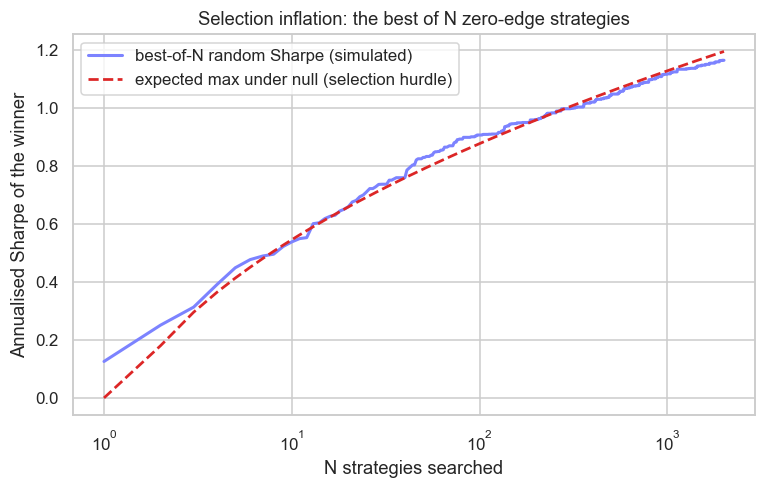

Source code (Python):
# Best-of-N backtest Sharpe inflates with N - and tracks the expected max under the null.
import os
from datetime import datetime
from pathlib import Path

import matplotlib

matplotlib.use("Agg")
import matplotlib.pyplot as plt
import numpy as np
import seaborn as sns
from openalgo import api
from scipy.stats import norm

client = api(
    api_key=os.getenv("OPENALGO_API_KEY", "your_api_key_here"),
    host=os.getenv("OPENALGO_HOST", "http://127.0.0.1:5000"),
)

end = datetime.now().strftime("%Y-%m-%d")
r = client.history(symbol="NIFTY", exchange="NSE_INDEX", interval="D",
                   start_date="2018-01-01", end_date=end)["close"].pct_change().dropna().values

rng = np.random.default_rng(11)
days, M, reps = len(r), 2000, 40
ann = np.sqrt(252.0)

# Empirical best-of-k: average the running max of k random (zero-edge) Sharpes over many reps.
best_curves = np.empty((reps, M))
for j in range(reps):
    sig = rng.integers(0, 2, size=(M, days)) * 2 - 1     # M random +/-1 strategies
    pnl = sig * r
    sharpe = pnl.mean(axis=1) / pnl.std(axis=1) * ann
    best_curves[j] = np.maximum.accumulate(sharpe)
best_of_n = best_curves.mean(axis=0)

# Theory: expected max of N iid standard normals, scaled by the null Sharpe std-error.
sr_se = np.sqrt(252.0 / days)
emc = 0.5772156649
n = np.arange(1, M + 1)
exp_max = np.where(n < 2, 0.0,
                   (1 - emc) * norm.ppf(1 - 1.0 / np.maximum(n, 2))
                   + emc * norm.ppf(1 - 1.0 / (np.maximum(n, 2) * np.e)))
hurdle = sr_se * exp_max

sns.set_theme(style="whitegrid")
fig, ax = plt.subplots(figsize=(8, 4.5))
ax.plot(n, best_of_n, color="#7c83ff", lw=2, label="best-of-N random Sharpe (simulated)")
ax.plot(n, hurdle, color="#dc2626", lw=1.8, ls="--", label="expected max under null (selection hurdle)")
ax.set_xscale("log")
ax.set_xlabel("N strategies searched")
ax.set_ylabel("Annualised Sharpe of the winner")
ax.set_title("Selection inflation: the best of N zero-edge strategies")
ax.legend(loc="upper left")

out = Path(__file__).with_suffix(".png")
plt.savefig(out, dpi=110, bbox_inches="tight")
print(f"Best-of-{M} random Sharpe averaged {best_of_n[-1]:.2f}; the null predicts a max of {hurdle[-1]:.2f}. "
      f"All luck, no edge. Saved {out.name}")
